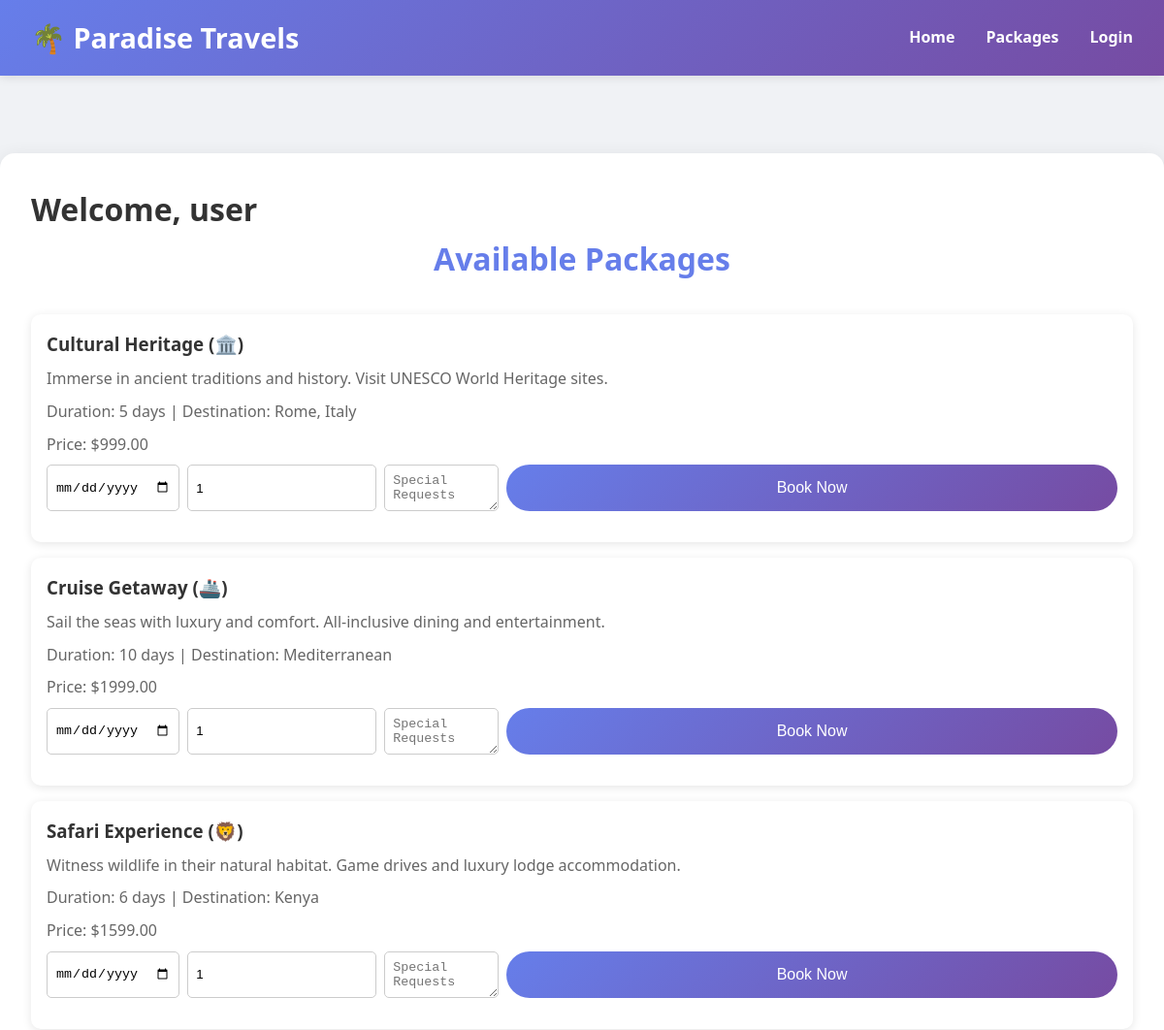
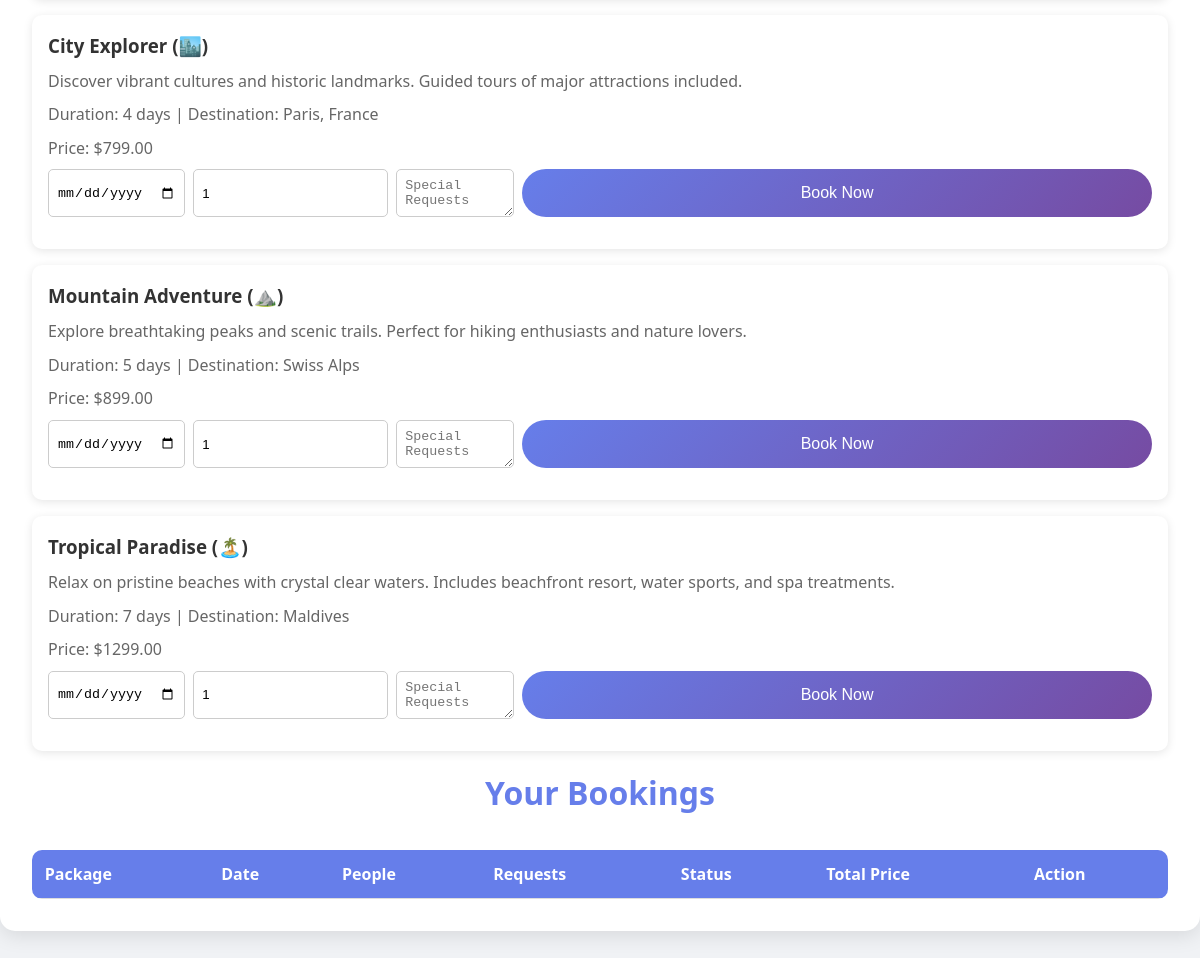
The page /user-dashboard.php?user_id=2 on the database its author committed (2 pictures, top to bottom).
### tables this page shows
CREATE TABLE IF NOT EXISTS users (
    id INT AUTO_INCREMENT PRIMARY KEY,
    username VARCHAR(100) NOT NULL UNIQUE,
    password VARCHAR(255) NOT NULL,
    role VARCHAR(50) DEFAULT 'user',
    email VARCHAR(255),
    created_at TIMESTAMP DEFAULT CURRENT_TIMESTAMP
);

CREATE TABLE IF NOT EXISTS packages (
    id INT AUTO_INCREMENT PRIMARY KEY,
    name VARCHAR(255) NOT NULL,
    description TEXT,
    price DECIMAL(10, 2) NOT NULL,
    icon VARCHAR(10),
    duration VARCHAR(50),
    destination VARCHAR(255),
    created_at TIMESTAMP DEFAULT CURRENT_TIMESTAMP
);

### user-dashboard.php (the view, shortened to what this page needs)
<?php
require 'db.php';
$is_logged_in = isset($_SESSION['user_id']);
$userId = $_GET['user_id'] ?? null;
$sql = "SELECT * FROM users WHERE id = $userId";
$result = $pdo->query($sql);
$user = $result->fetch(PDO::FETCH_ASSOC);
$packages = $pdo->query("SELECT * FROM packages ORDER BY id DESC")->fetchAll();
?>
<html>
<head>
<link rel="stylesheet" type="text/css" href="style.css">
</head>
<body>
<nav class="navbar">
    <div class="nav-content">
        <div class="logo">🌴 Paradise Travels</div>
        <div class="nav-links">
            <a href="index.php">Home</a>
            <a href="packages.php">Packages</a>
            <?php if(!$is_logged_in): ?>
                <a href="login.php">Login</a>
            <?php else: ?>
                <a href="logout.php">Logout</a>
            <?php endif; ?>
        </div>
    </div>
</nav>
<div class="container">
    <h1>Welcome, <?= htmlspecialchars($user['username']) ?></h1>
    <h2>Available Packages</h2>
    <?php foreach($packages as $pkg): ?>
    <div class="package-card">
        <h3><?= htmlspecialchars($pkg['name']) ?> (<?= htmlspecialchars($pkg['icon']) ?>)</h3>
        <p><?= htmlspecialchars($pkg['description']) ?></p>
        <p>Duration: <?= htmlspecialchars($pkg['duration']) ?> | Destination: <?= htmlspecialchars($pkg['destination']) ?></p>
        <p>Price: $<?= $pkg['price'] ?></p>
        <form method="POST" class="form-inline">
            <input type="date" name="date" required>
            <input type="number" name="people" min="1" value="1" required>
            <textarea name="requests" placeholder="Special Requests"></textarea>
            <button type="submit" name="book_package" class="btn">Book Now</button>
        </form>
    </div>
    <?php endforeach; ?>
    <h2>Your Bookings</h2>
    <div class="table-container">
    <table>
    <tr>
        <th>Package</th><th>Date</th><th>People</th><th>Requests</th><th>Status</th><th>Total Price</th><th>Action</th>
    </tr>
    </table>
    </div>
</div>
</body>
</html>

### style.css (style rules this page uses)
* { margin:0; padding:0; box-sizing:border-box; }
body { font-family: 'Segoe UI', Tahoma, Geneva, Verdana, sans-serif; line-height:1.6; color:#333; background:#f0f2f5; }
a { text-decoration:none; }
.navbar { font-weight:bold; background:linear-gradient(135deg,#667eea 0%,#764ba2 100%); padding:1rem 2rem; box-shadow:0 2px 10px rgba(0,0,0,0.1); }
.nav-content { max-width:1200px; margin:0 auto; display:flex; justify-content:space-between; align-items:center; }
.logo { font-size:1.8rem; font-weight:bold; color:white; }
.nav-links { display:flex; gap:2rem; }
.nav-links a { color:white; text-decoration:none; transition:opacity 0.3s; }
.container { max-width: 1200px; margin:5rem auto; background:white; padding:2rem; border-radius:15px; box-shadow:0 5px 20px rgba(0,0,0,0.1); }
h2 { text-align:center; font-size:2rem; margin-bottom:2rem; color:#667eea; }
.btn { display:inline-block; width:100%; padding:0.8rem 0; background: linear-gradient(135deg, #667eea 0%, #764ba2 100%); color:white; border-radius:25px; border:none; font-size:1rem; cursor:pointer; transition:opacity 0.3s; }
table { width:100%; border-collapse:collapse; background:white; border-radius:10px; overflow:hidden; }
table th, table td { padding:0.8rem; border-bottom:1px solid #ddd; text-align:left; }
table th { background:#667eea; color:white; }
.form-inline { display:flex; gap:0.5rem; margin-bottom:1rem; }
.package-card { background:white; border-radius:10px; padding:1rem; margin-bottom:1rem; box-shadow:0 2px 10px rgba(0,0,0,0.1); }
.package-card h3 { margin-bottom:0.5rem; color:#333; }
.package-card p { color:#666; margin-bottom:0.5rem; }

### user-dashboard.php (style rules this page uses)
input, select, textarea { padding:0.5rem; border-radius:5px; border:1px solid #ccc; }

### rows shown on the page
users: username "user"
packages: name "Cultural Heritage", icon "🏛️", description "Immerse in ancient traditions and history. Visit UNESCO World Heritage sites.", duration "5 days", destination "Rome, Italy", price "999.00"
packages: name "Cruise Getaway", icon "🚢", description "Sail the seas with luxury and comfort. All-inclusive dining and entertainment.", duration "10 days", destination "Mediterranean", price "1999.00"
packages: name "Safari Experience", icon "🦁", description "Witness wildlife in their natural habitat. Game drives and luxury lodge accommodation.", duration "6 days", destination "Kenya", price "1599.00"
packages: name "City Explorer", icon "🏙️", description "Discover vibrant cultures and historic landmarks. Guided tours of major attractions included.", duration "4 days", destination "Paris, France", price "799.00"
packages: name "Mountain Adventure", icon "⛰️", description "Explore breathtaking peaks and scenic trails. Perfect for hiking enthusiasts and nature lovers.", duration "5 days", destination "Swiss Alps", price "899.00"
packages: name "Tropical Paradise", icon "🏝️", description "Relax on pristine beaches with crystal clear waters. Includes beachfront resort, water sports, and spa treatments.", duration "7 days", destination "Maldives", price "1299.00"
